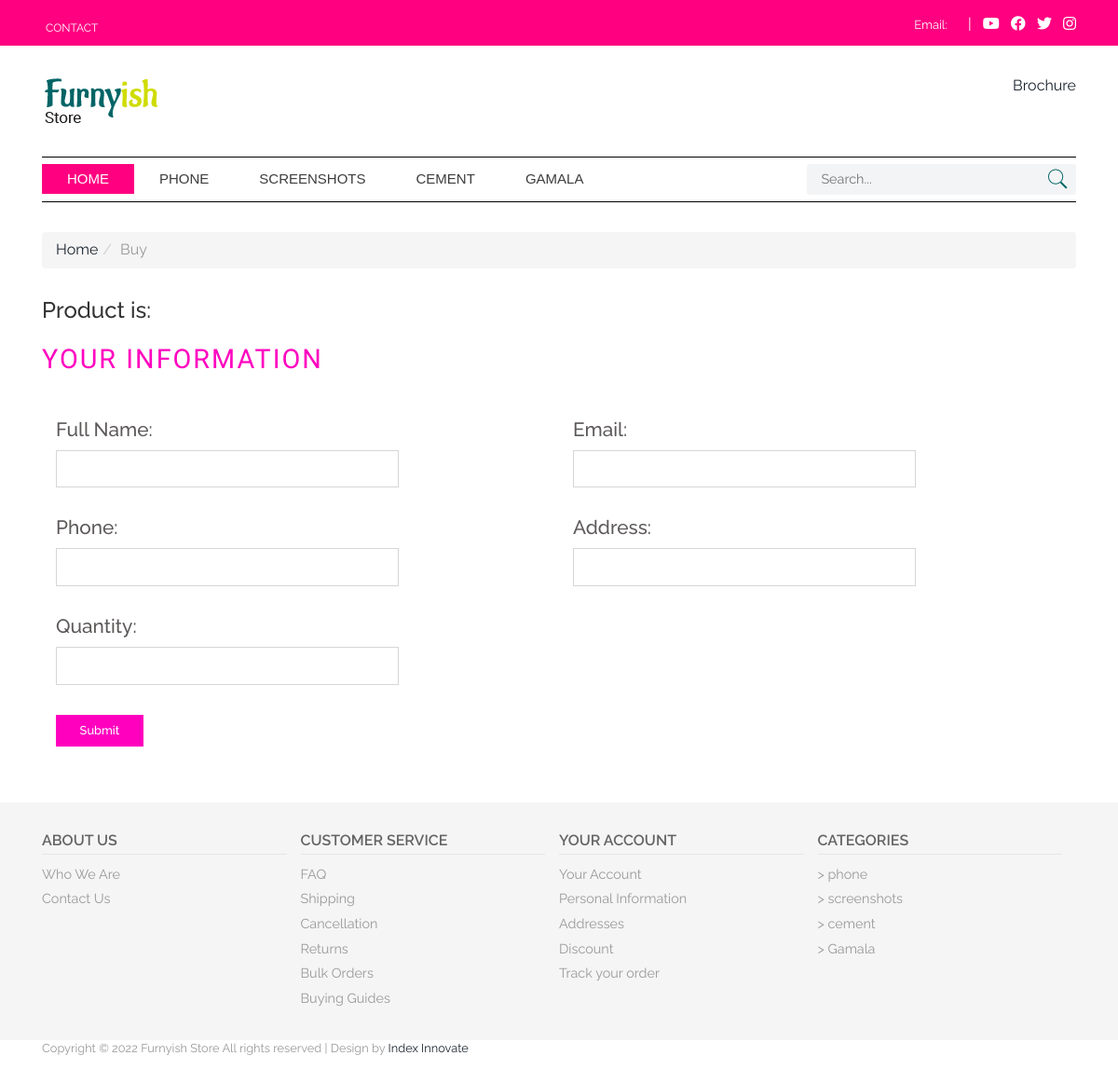
The app's page /complete-checkout with its own data.
### store/models.py (models this page shows, shortened)
class Category(models.Model):
    name = models.CharField(max_length=200, null=True, blank=True)
    code = models.CharField(max_length=122, null=True, blank=True)
    pub_date = models.DateTimeField(auto_now_add=True)
    class Meta:
       verbose_name_plural = "2. Category"

### store/views.py (the view, shortened to what this page needs)
# urls.py: path('complete-checkout',views.completeCheckout, name="complete-checkout"), #chcekout ko form submit huda completema janxa
def completeCheckout(request):
    category_list = Category.objects.all().order_by('-id')[:4]
    context = {'category_list':category_list}
    return render(request, 'store/checkout.html', context)

### store/templates/store/checkout.html (shortened to what this page needs)
{% extends 'store/main.html' %}
{% load static %}
{% block content %}
{%include 'store/topnav.html' %}
{% include 'store/navbar.html' %}
<div class="content-wrapper">
<div class="login_sec">
  <div class="container">
    <ol class="breadcrumb">
      <li><a href="{% url 'home' %}">Home</a></li>
      <li class="active">Buy</li>
    </ol>
     <h3 class="mb-3"> Product is: {{product.name}}</h3>
      <h2 class="mt-4">YOUR INFORMATION</h2>
      <div class="col-md-12 log">
      <form action="/complete-checkout" method="POST" enctype="multipart/form-data" id ="post-form" autocomplete="off">
        <div class="col-md-6">
        <h5>Full Name:</h5>
        <input type="text" name="name" id ="name"/>
        </div>
        <div class="col-md-6">
        <h5>Email:</h5>
        <input type="email" name="email" id ="email"/>
        </div>
        <div class="col-md-6">
        <h5>Phone:</h5>
        <input type="number" name="phone" id ="phone"/>
        </div>
        <div class="col-md-6">
        <h5>Address:</h5>
        <input type="text" name="address" id ="address"/>
        </div>
        <div class="col-md-6">
        <h5>Quantity:</h5>
        <input type="number" name="quantity" id ="quantity" value= "{{quantity}}" />
        </div>
        <div class="col-md-12">
        <input type="submit" value="Submit"/>
         </div>
      </form>
    </div>
    <div class="clearfix"></div>
  </div>
</div>
</div>
{% include 'store/footer.html' %}
{% endblock %}

### store/templates/store/navbar.html
{% load static %}
<div class="header_top">
  <div class="container">
    <div class="logo">
      <a href="{% url 'home' %}"><img src="{% static 'store/images/logo.png' %}" alt="" /></a>
    </div>
    <div class="header_right">
        <a href="{% url 'brochure' %}" target="_blank" >Brochure</a>
    </div>
  </div>
</div>
<div class="mega_nav">
  <div class="container">
    <div class="menu_sec">
      <ul class="megamenu skyblue">
        <li class=" active grid">
          <a class="color1" href="{% url 'home' %}">Home</a>
        </li>
        <li class="grid">
          {% for category in category_list %}
          <a class="color1" href="{% url 'products' %}?category={{category.name}}">{{category.name}}</a>
          {% endfor %}
        </li>
      </ul>
      <div class="search">
        <form action="{% url 'searchbar' %}" method="GET">
          <input type="text" value="{{request.GET.query}}" name="query" placeholder="Search..." />
          <input type="submit" value=""/>
        </form>
      </div>
      <div class="clearfix"></div>
    </div>
  </div>
</div>

### store/templates/store/footer.html
{% load static %}
<div class="footer-content">
  <div class="container">
    <div class="ftr-grids">
      <div class="col-md-3 ftr-grid">
        <h4>About Us</h4>
        <ul>
          <li><a href="{% url 'home' %}">Who We Are</a></li>
          <li><a href="{% url 'contact' %}">Contact Us</a></li>
        </ul>
      </div>
      <div class="col-md-3 ftr-grid">
        <h4>Customer service</h4>
        <ul>
          <li><a href="#">FAQ</a></li>
          <li><a href="#">Shipping</a></li>
          <li><a href="#">Cancellation</a></li>
          <li><a href="#">Returns</a></li>
          <li><a href="#">Bulk Orders</a></li>
          <li><a href="#">Buying Guides</a></li>
        </ul>
      </div>
      <div class="col-md-3 ftr-grid">
        <h4>Your account</h4>
        <ul>
          <li><a href="{% url 'contact' %}">Your Account</a></li>
          <li><a href="#">Personal Information</a></li>
          <li><a href="#">Addresses</a></li>
          <li><a href="#">Discount</a></li>
          <li><a href="#">Track your order</a></li>
        </ul>
      </div>
      <div class="col-md-3 ftr-grid">
        <h4>Categories</h4>
        <ul>
          {% for category in category_list %}
          <li><a href="{% url 'products' %}?category={{category.name}}">> {{category.name}}</a></li>
          {% endfor %}
        </ul>
      </div>
      <div class="clearfix"></div>
    </div>
  </div>
</div>
<div class="footer">
  <div class="container">
    <div class="copywrite">
      <p>
        Copyright © 2022 Furnyish Store All rights reserved | Design by
        <a href="http://w3layouts.com">Index Innovate</a>
      </p>
    </div>
  </div>
</div>

### static/store/css/style.css (style rules this page uses)
h4, h5, h6, h1, h2, h3 { margin: 0; }
ul, ol { margin: 0; padding:0; }
p { margin: 0; }
html, body { font-family: 'Raleway', sans-serif; font-size: 100%; background: #ffffff; }
body a { transition:0.5s all; -webkit-transition:0.5s all; -moz-transition:0.5s all; -o-transition:0.5s all; -ms-transition:0.5s all; }
.breadcrumb { margin:2em 0; }
.logo img { width:100%; }
.header_top { padding:2em 0; }
.logo { float: left; }
.header_right { float: right; }
.search { position: relative; background: #f3f4f5; float: left; width: 26%; border-radius:3px; }
.search input[type="text"] { margin: 0px 0; padding: 6px 10px 6px 15px; outline: none; color: #5a5a5a; background: none; border: none; width: 89.33333%; position: relative; font-size: 0.9em; -webkit-appearance: none; }
.search input[type="submit"] { background: url('../images/search1.png') no-repeat 0px 1px; border: none; cursor: pointer; width: 24px; outline: none; position: absolute; height: 24px; top: 3px; right: 8px; }
.menu_sec { border-top:1px solid #000; border-bottom:1px solid #000; padding:7px 0; }
.header_right { position:relative; }
.footer-content { background:#F5F5F5; padding:2em 0; }
.ftr-grid h4 { color: #646464; font-weight: 600; display: block; border-bottom: 1px solid #E5E5E5; padding-bottom: 5px; text-transform:uppercase; font-size:1em; }
.ftr-grid { padding-left: 0; }
.ftr-grid ul li { display:block; }
.ftr-grid ul li:nth-child(1) { margin-top:0.5em; }
.ftr-grid ul li a { color:#999; padding:3px 0; display:block; font-size:0.9em; }
.footer { padding-bottom:2em; }
.copywrite p { color: #999; font-size: 0.8em; }
.login_sec { padding: 0em 0 3em 0; }
.log { margin:1em 0 0em 0; padding:0; }
.login_sec h2 { text-transform: uppercase; font-size: 1.8em; font-family: 'Aladin', cursive; letter-spacing: 2px; color: #ff00bf; }
.log h5 { color: #5d5959; font-size:1.3em; padding-bottom:10px; }
.log form { margin-top:2em; }
.log form input[type="text"],.log form input[type="password"],.log form input[type="email"],.log form input[type="phone"],.log form input[type="text"],form input[type="number"] { width: 70%; padding: 8px; font-size: 1em; font-weight: 400; border: 1px solid #D6D6D6; outline: none; color: #5d5959; margin-bottom:2em; }
.log form input[type="submit"] { font-size: 0.8em; display:block; background: #ff00bf; padding: 0.6em 2em; color: #fff; text-decoration: none; font-weight: 500; border:none; outline:none; margin-bottom:1em; transition: 0.5s all; -webkit-transition: 0.5s all; -moz-transition: 0.5s all; -o-transition: 0.5s all; }

### static/store/css/megamenu.css (style rules this page uses)
.megamenu { margin-bottom:0px;padding:0;width:100%;list-style:none;display:inline-block;position:relative;font-family:Calibri,Arial;font-size:15px }
.megamenu li { margin-bottom:-5px;display:inline }
.megamenu>li>a { float:left;padding:5px 28px;text-decoration:none;text-transform:capitalize;font-size:1em; -webkit-transition: all 0.3s ease-in-out;text-transform:uppercase; -moz-transition: all 0.3s ease-in-out; -o-transition: all 0.3s ease-in-out; transition: all 0.3s ease-in-out; }
.megamenu>li.active>a { background:rgb(255, 0, 128); color:#fff; }
.megamenu,.skyblue.showhide { width: 72%; float: left; margin-right: 2%;; }
.skyblue li>a,.skyblue>li.showhide span { color:#3f3d3d }
@media (max-width:1366px) { .megamenu>li>a { padding: 5px 27px } }

### records on screen
Category: name "PHONE", name "phone"
Category: name "SCREENSHOTS", name "screenshots"
Category: name "CEMENT", name "cement"
Category: name "GAMALA", name "Gamala"
